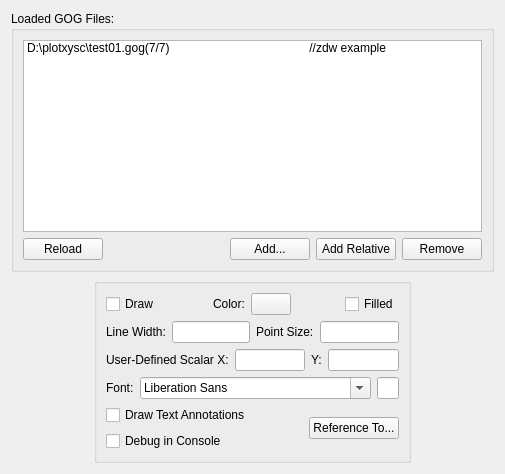
       <widget class="QWidget" name="page_5">
        <layout class="QVBoxLayout" name="verticalLayout_20">
         <item>
          <widget class="QGroupBox" name="groupBox_7">
           <property name="title">
            <string>Loaded GOG Files:</string>
           </property>
           <layout class="QVBoxLayout" name="verticalLayout_19">
            <item>
             <widget class="QListWidget" name="listWidget_2">
              <item>
               <property name="text">
                <string>D:\plotxysc\test01.gog(7/7)                                          //zdw example</string>
               </property>
              </item>
             </widget>
            </item>
            <item>
             <layout class="QHBoxLayout" name="horizontalLayout_38">
              <item>
               <widget class="QPushButton" name="pushButton_24">
                <property name="text">
                 <string>Reload</string>
                </property>
               </widget>
              </item>
              <item>
               <spacer name="horizontalSpacer_19">
                <property name="orientation">
                 <enum>Qt::Horizontal</enum>
                </property>
                <property name="sizeHint" stdset="0">
                 <size>
                  <width>40</width>
                  <height>20</height>
                 </size>
                </property>
               </spacer>
              </item>
              <item>
               <widget class="QPushButton" name="pushButton_25">
                <property name="text">
                 <string>Add...</string>
                </property>
               </widget>
              </item>
              <item>
               <widget class="QPushButton" name="pushButton_27">
                <property name="text">
                 <string>Add Relative</string>
                </property>
               </widget>
              </item>
              <item>
               <widget class="QPushButton" name="pushButton_26">
                <property name="text">
                 <string>Remove</string>
                </property>
               </widget>
              </item>
             </layout>
            </item>
           </layout>
          </widget>
         </item>
         <item>
          <layout class="QHBoxLayout" name="horizontalLayout_37" stretch="3,1,3">
           <item>
            <spacer name="horizontalSpacer_17">
             <property name="orientation">
              <enum>Qt::Horizontal</enum>
             </property>
             <property name="sizeHint" stdset="0">
              <size>
               <width>40</width>
               <height>20</height>
              </size>
             </property>
            </spacer>
           </item>
           <item>
            <widget class="QGroupBox" name="groupBox_14">
             <property name="title">
              <string/>
             </property>
             <layout class="QVBoxLayout" name="verticalLayout_18">
              <item>
               <layout class="QHBoxLayout" name="horizontalLayout_36">
                <item>
                 <widget class="QCheckBox" name="checkBox_15">
                  <property name="text">
                   <string>Draw</string>
                  </property>
                 </widget>
                </item>
                <item>
                 <spacer name="horizontalSpacer_16">
                  <property name="orientation">
                   <enum>Qt::Horizontal</enum>
                  </property>
                  <property name="sizeHint" stdset="0">
                   <size>
                    <width>40</width>
                    <height>20</height>
                   </size>
                  </property>
                 </spacer>
                </item>
                <item>
                 <widget class="QLabel" name="label_44">
                  <property name="text">
                   <string>Color:</string>
                  </property>
                 </widget>
                </item>
                <item>
                 <widget class="QPushButton" name="pushButton_28">
                  <property name="text">
                   <string/>
                  </property>
                 </widget>
                </item>
                <item>
                 <spacer name="horizontalSpacer_15">
                  <property name="orientation">
                   <enum>Qt::Horizontal</enum>
                  </property>
                  <property name="sizeHint" stdset="0">
                   <size>
                    <width>40</width>
                    <height>20</height>
                   </size>
                  </property>
                 </spacer>
                </item>
                <item>
                 <widget class="QCheckBox" name="checkBox_16">
                  <property name="text">
                   <string>Filled</string>
                  </property>
                 </widget>
                </item>
               </layout>
              </item>
              <item>
               <layout class="QHBoxLayout" name="horizontalLayout_35">
                <item>
                 <widget class="QLabel" name="label_48">
                  <property name="text">
                   <string>Line Width:</string>
                  </property>
                 </widget>
                </item>
                <item>
                 <widget class="QLineEdit" name="lineEdit_31"/>
                </item>
                <item>
                 <widget class="QLabel" name="label_49">
                  <property name="text">
                   <string>Point Size:</string>
                  </property>
                 </widget>
                </item>
                <item>
                 <widget class="QLineEdit" name="lineEdit_32"/>
                </item>
               </layout>
              </item>
              <item>
               <layout class="QHBoxLayout" name="horizontalLayout_34">
                <item>
                 <widget class="QLabel" name="label_50">
                  <property name="text">
                   <string>User-Defined Scalar X:</string>
                  </property>
                 </widget>
                </item>
                <item>
                 <widget class="QLineEdit" name="lineEdit_33"/>
                </item>
                <item>
                 <widget class="QLabel" name="label_51">
                  <property name="text">
                   <string>Y:</string>
                  </property>
                 </widget>
                </item>
                <item>
                 <widget class="QLineEdit" name="lineEdit_34"/>
                </item>
               </layout>
              </item>
              <item>
               <layout class="QHBoxLayout" name="horizontalLayout_33" stretch="1,0,2">
                <item>
                 <widget class="QLabel" name="label_52">
                  <property name="text">
                   <string>Font:</string>
                  </property>
                 </widget>
                </item>
                <item>
                 <widget class="QFontComboBox" name="fontComboBox"/>
                </item>
                <item>
                 <widget class="QLineEdit" name="lineEdit_36"/>
                </item>
               </layout>
              </item>
              <item>
               <layout class="QHBoxLayout" name="horizontalLayout_32">
                <item>
                 <layout class="QVBoxLayout" name="verticalLayout_17">
                  <item>
                   <widget class="QCheckBox" name="checkBox_17">
                    <property name="text">
                     <string>Draw Text Annotations</string>
                    </property>
                   </widget>
                  </item>
                  <item>
                   <widget class="QCheckBox" name="checkBox_18">
                    <property name="text">
                     <string>Debug in Console</string>
                    </property>
                   </widget>
                  </item>
                 </layout>
                </item>
                <item>
                 <spacer name="horizontalSpacer_14">
                  <property name="orientation">
                   <enum>Qt::Horizontal</enum>
                  </property>
                  <property name="sizeHint" stdset="0">
                   <size>
                    <width>40</width>
                    <height>20</height>
                   </size>
                  </property>
                 </spacer>
                </item>
                <item>
                 <widget class="QPushButton" name="pushButton_29">
                  <property name="text">
                   <string>Reference To...</string>
                  </property>
                 </widget>
                </item>
               </layout>
              </item>
             </layout>
            </widget>
           </item>
           <item>
            <spacer name="horizontalSpacer_18">
             <property name="orientation">
              <enum>Qt::Horizontal</enum>
             </property>
             <property name="sizeHint" stdset="0">
              <size>
               <width>40</width>
               <height>20</height>
              </size>
             </property>
            </spacer>
           </item>
          </layout>
         </item>
        </layout>
       </widget>
